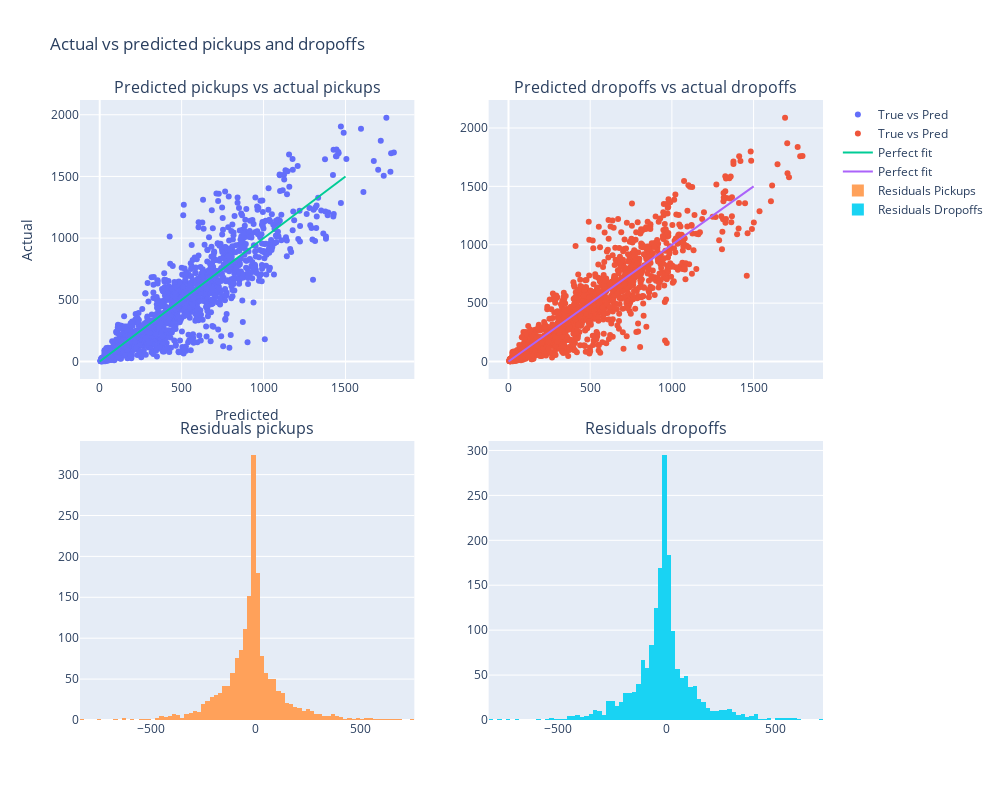

Notebook cell for this chart:
### Markdown cell above
It might not intially be obvious, but zooming in we can see there is a pretty clear cyclical pattern in the demand. This is likely due to the fact that the demand is higher during the day than during the night. Plotting the predicted as a function of the predictions we see that the predictions are somewhat good for pickups.

### Code cell
fig = make_subplots(rows=2, cols=2,
                    horizontal_spacing=0.1,
                    vertical_spacing=0.1,
                    subplot_titles=('Predicted pickups vs actual pickups', 'Predicted dropoffs vs actual dropoffs',
                                    'Residuals pickups', 'Residuals dropoffs')
                    )

# Add the start stations plot to the first subplot
fig.add_trace(go.Scatter(
    x=pred_pickups,
    y=pickups_test['pickups'],
    mode='markers',
    name='True vs Pred'
), row=1, col=1)

# Add the end stations plot to the second subplot
fig.add_trace(go.Scatter(
    x=pred_dropoffs,
    y=dropoffs_test['dropoffs'],
    mode='markers',
    name='True vs Pred'
), row=1, col=2)

# add line of perfect fit
fig.add_trace(go.Scatter(
    x=[0, 1500],
    y=[0, 1500],
    mode='lines',
    name='Perfect fit'
), row=1, col=1)

# add line of perfect fit
fig.add_trace(go.Scatter(
    x=[0, 1500],
    y=[0, 1500],
    mode='lines',
    name='Perfect fit'
), row=1, col=2)

# add residuals histogram
fig.add_trace(go.Histogram(
    x=pickups_test['pickups'] - pred_pickups,
    name='Residuals Pickups'
), row=2, col=1)

# add residuals histogram
fig.add_trace(go.Histogram(
    x=dropoffs_test['dropoffs'] - pred_dropoffs,
    name='Residuals Dropoffs'
), row=2, col=2)

# update size
fig.update_layout(title='Actual vs predicted pickups and dropoffs',
                        xaxis_title='Predicted',
                        yaxis_title='Actual',
                        width=1000,
                        height=800)

fig.show()

### Figure 1 — Plotly figure (JSON) as saved in the notebook; plotly's stock layout.template omitted (floating-point values rounded to 4 significant figures; data arrays with more than 128 entries replaced by an {"elided": "..."} marker saying what was removed)
{"data": [{"mode": "markers", "name": "True vs Pred", "type": "scatter", "x": {"elided": "1748 float values"}, "xaxis": "x", "y": {"elided": "1748 int values"}, "yaxis": "y"}, {"mode": "markers", "name": "True vs Pred", "type": "scatter", "x": {"elided": "1748 float values"}, "xaxis": "x2", "y": {"elided": "1748 int values"}, "yaxis": "y2"}, {"mode": "lines", "name": "Perfect fit", "type": "scatter", "x": [0, 1500], "xaxis": "x", "y": [0, 1500], "yaxis": "y"}, {"mode": "lines", "name": "Perfect fit", "type": "scatter", "x": [0, 1500], "xaxis": "x2", "y": [0, 1500], "yaxis": "y2"}, {"name": "Residuals Pickups", "type": "histogram", "x": {"elided": "1748 float values"}, "xaxis": "x3", "yaxis": "y3"}, {"name": "Residuals Dropoffs", "type": "histogram", "x": {"elided": "1748 float values"}, "xaxis": "x4", "yaxis": "y4"}], "layout": {"annotations": [{"font": {"size": 16}, "showarrow": false, "text": "Predicted pickups vs actual pickups", "x": 0.225, "xanchor": "center", "xref": "paper", "y": 1, "yanchor": "bottom", "yref": "paper"}, {"font": {"size": 16}, "showarrow": false, "text": "Predicted dropoffs vs actual dropoffs", "x": 0.775, "xanchor": "center", "xref": "paper", "y": 1, "yanchor": "bottom", "yref": "paper"}, {"font": {"size": 16}, "showarrow": false, "text": "Residuals pickups", "x": 0.225, "xanchor": "center", "xref": "paper", "y": 0.45, "yanchor": "bottom", "yref": "paper"}, {"font": {"size": 16}, "showarrow": false, "text": "Residuals dropoffs", "x": 0.775, "xanchor": "center", "xref": "paper", "y": 0.45, "yanchor": "bottom", "yref": "paper"}], "height": 800, "title": {"text": "Actual vs predicted pickups and dropoffs"}, "width": 1000, "xaxis": {"anchor": "y", "domain": [0, 0.45], "title": {"text": "Predicted"}}, "xaxis2": {"anchor": "y2", "domain": [0.55, 1]}, "xaxis3": {"anchor": "y3", "domain": [0, 0.45]}, "xaxis4": {"anchor": "y4", "domain": [0.55, 1]}, "yaxis": {"anchor": "x", "domain": [0.55, 1], "title": {"text": "Actual"}}, "yaxis2": {"anchor": "x2", "domain": [0.55, 1]}, "yaxis3": {"anchor": "x3", "domain": [0, 0.45]}, "yaxis4": {"anchor": "x4", "domain": [0, 0.45]}}}
